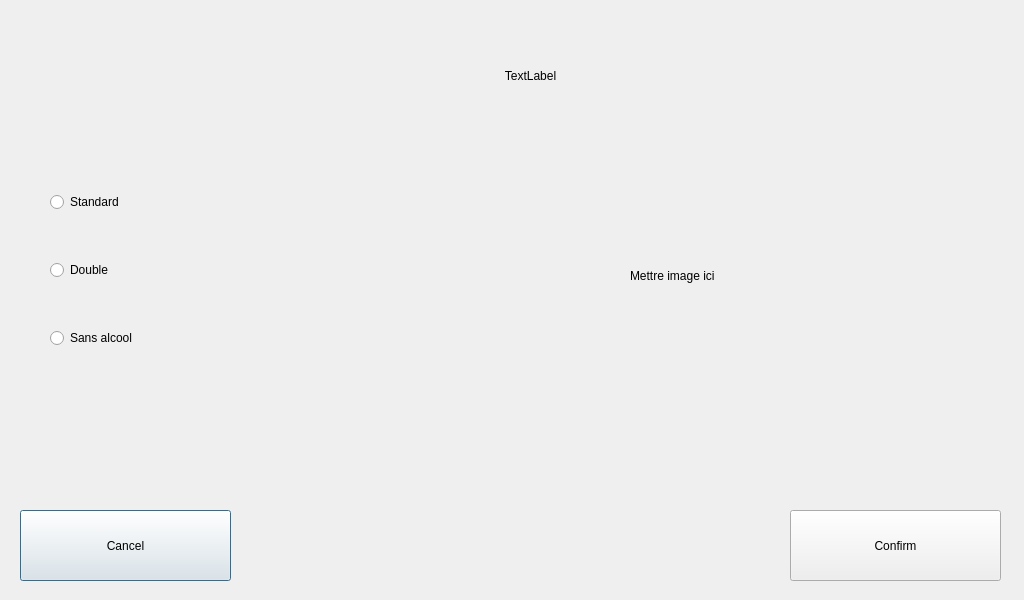
<?xml version="1.0" encoding="UTF-8"?>
<ui version="4.0">
 <class>Dialog</class>
 <widget class="QDialog" name="Dialog">
  <property name="geometry">
   <rect>
    <x>0</x>
    <y>0</y>
    <width>1024</width>
    <height>600</height>
   </rect>
  </property>
  <property name="windowTitle">
   <string>Dialog</string>
  </property>
  <widget class="QLabel" name="label_title">
   <property name="geometry">
    <rect>
     <x>160</x>
     <y>30</y>
     <width>741</width>
     <height>91</height>
    </rect>
   </property>
   <property name="text">
    <string>TextLabel</string>
   </property>
   <property name="alignment">
    <set>Qt::AlignCenter</set>
   </property>
  </widget>
  <widget class="QPushButton" name="pushButton_return">
   <property name="geometry">
    <rect>
     <x>20</x>
     <y>510</y>
     <width>211</width>
     <height>71</height>
    </rect>
   </property>
   <property name="text">
    <string>Cancel</string>
   </property>
  </widget>
  <widget class="QPushButton" name="pushButton_confirm">
   <property name="geometry">
    <rect>
     <x>790</x>
     <y>510</y>
     <width>211</width>
     <height>71</height>
    </rect>
   </property>
   <property name="text">
    <string>Confirm</string>
   </property>
  </widget>
  <widget class="QWidget" name="verticalLayoutWidget">
   <property name="geometry">
    <rect>
     <x>50</x>
     <y>150</y>
     <width>161</width>
     <height>241</height>
    </rect>
   </property>
   <layout class="QVBoxLayout" name="verticalLayout_options">
    <item>
     <widget class="QRadioButton" name="radioButton_normal">
      <property name="text">
       <string>Standard</string>
      </property>
     </widget>
    </item>
    <item>
     <widget class="QRadioButton" name="radioButton_double">
      <property name="text">
       <string>Double</string>
      </property>
     </widget>
    </item>
    <item>
     <widget class="QRadioButton" name="radioButton_virgin">
      <property name="text">
       <string>Sans alcool</string>
      </property>
     </widget>
    </item>
   </layout>
  </widget>
  <widget class="QWidget" name="verticalLayoutWidget_2">
   <property name="geometry">
    <rect>
     <x>230</x>
     <y>150</y>
     <width>241</width>
     <height>241</height>
    </rect>
   </property>
   <layout class="QVBoxLayout" name="verticalLayout_ingredients"/>
  </widget>
  <widget class="QLabel" name="label_drinkImage">
   <property name="geometry">
    <rect>
     <x>630</x>
     <y>80</y>
     <width>311</width>
     <height>391</height>
    </rect>
   </property>
   <property name="text">
    <string>Mettre image ici</string>
   </property>
  </widget>
 </widget>
 <resources/>
 <connections/>
</ui>
